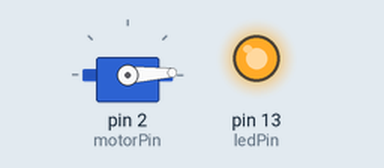
This sketch was run on a simulated Arduino Uno, built with avr-gcc and run on an emulated ATmega328P. On the bench: servo, output pins drawn as LEDs (lit = HIGH).

Above: at 0.05 s.
At 1.35 s:
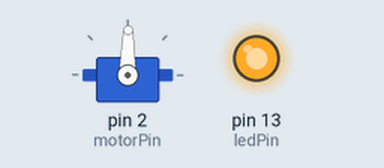
At 2.7 s:
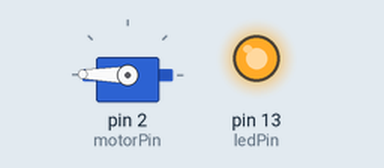
At 5.4 s:
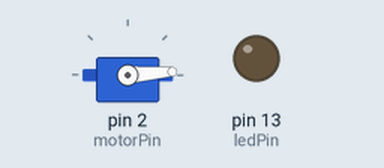
Timing chart, 0 to 7.1 s (numbered marks = the images above):
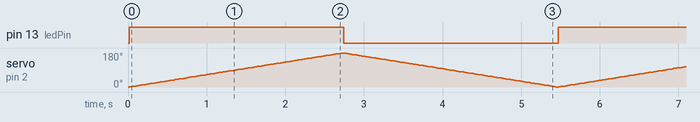

Measured:
- by itself, pin 13 (ledPin): alternates HIGH for 2.7 s and LOW for 2.7 s

The sketch:

kunal_Servo.ino.ino
```cpp
//this is my first motor work....best thing im starting with a Servo Motor
//by KunalKeshavSinghSahni
//Servo pins are connected to D2, 5V and GND
//we need to include the Servo Library
#include<Servo.h>
int motorPin = 2;//declaring the motor pin(optional) because it is declared during attach
int ledPin = 13;
int pos=0;
Servo kunalServo;//need to create an object
void setup() {
  pinMode(ledPin,OUTPUT);
  // put your setup code here, to run once:
  kunalServo.attach(motorPin);//automatically works for pinMode thing
}

void loop() {
  // put your main code here, to run repeatedly:
  /*
    kunalServo.write(0);//0 degrees
    delay(1000);
    kunalServo.write(90);//moves to 90 degrees
    delay(1000);
    kunalServo.write(180);//moves to 180 degreea
    delay(1000); */
  for ( pos = 0; pos <= 180; pos++) {
    kunalServo.write(pos);
    delay(15);
    digitalWrite(ledPin,HIGH);
  }

  for ( pos = 180; pos >= 0; pos--) {
    kunalServo.write(pos);
    delay(15);
    digitalWrite(ledPin,LOW);
  }
}
```
